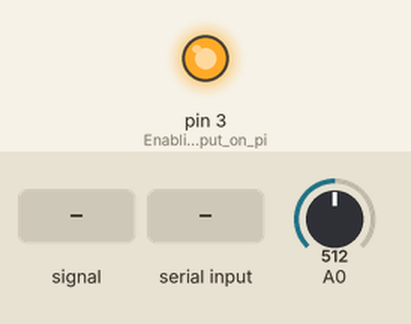
Bench run of a sketch on a simulated Arduino Uno, built with avr-gcc and run on an emulated ATmega328P. Shown: output pins drawn as LEDs (lit = HIGH). The inputs (shaded band) are chosen by the test bench; at power-on: A0 = 512. What the sketch prints to the serial monitor is not drawn.

Above: at 1.2 s.
1.3 s: A0 fed a 200 Hz sine of ±255 counts around its level
At 2.5 s:
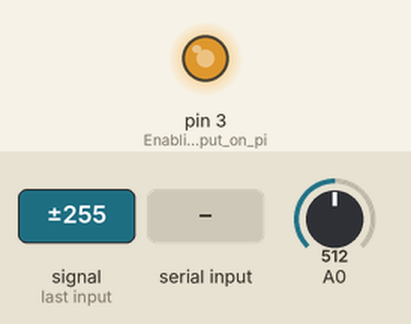
2.8 s: "2" received over Serial
At 3.44 s:
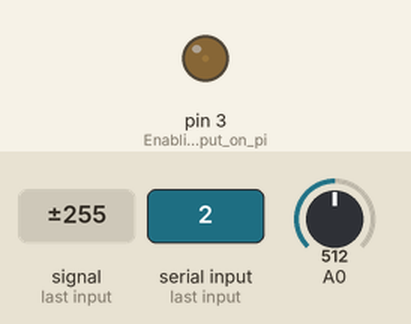
5.8 s: A0 set to 306
7.3 s: A0 fed a 50 Hz sine of ±306 counts around its level
At 7.7 s:
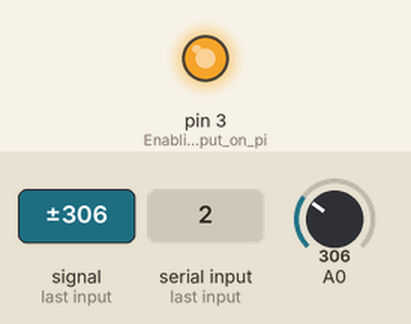
8.8 s: A0 set to 716
At 9.3 s:
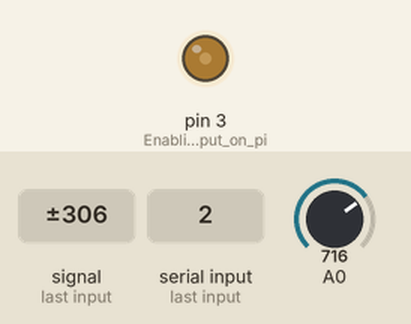
10.5 s: A0 fed a 1000 Hz sine of ±255 counts around its level
At 10.9 s:
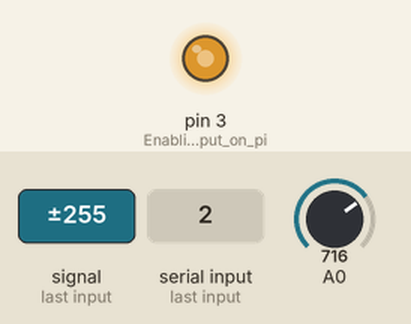
Timing chart, 0 to 13.3 s (numbered marks = the images above; inputs shaded):
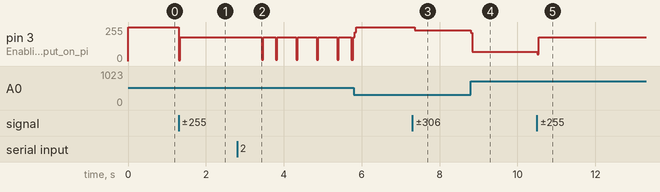

The sketch:

Bioamplifier.ino
```cpp
int       emg;
int       y;
int       i;
int       offset;
String    plot;
byte      x;

void setup()
{
  ////////////////////////////////////////////////////////////////////////////
  //////////////////////////////////// ADC ///////////////////////////////////
  ////////////////////////////////////////////////////////////////////////////
  // ADC_sampling_rate = ADC_CLK/prescaler/ADC_conversion_clock_cycles.
  // For Arduino Uno, ADC_CLK is 16 MHz and a conversion takes 13 clock cycles.
  ADCSRA  = 0;                                                              // Clearing ADCSRA register...
  ADCSRB  = 0;                                                              // Clearing ADCSRB register...
  ADMUX  |= (0 & 0x07);                                                     // Setting A0 analog input pin...
  ADMUX  |= (1 << REFS0);                                                   // Setting reference voltage...
  ADMUX  |= (1 << ADLAR);                                                   // Left aligning ADC value to 8 bits from ADCH register...

  // 8x and 16x sets possible sampling rates, but to fast for Serial.write()
  //ADCSRA |= (1 << ADPS1) | (1 << ADPS0);                                  // Setting 8x  prescaler, for ADC_sampling_rate = 153.8 kHz...
  //ADCSRA |= (1 << ADPS2);                                                 // Setting 16x prescaler, for ADC_sampling_rate = 76.9 kHz...

  ADCSRA |= (1 << ADPS2) | (1 << ADPS0);                                    // Setting 32x prescaler, for ADC_sampling_rate = 38.5 kHz...
  ADCSRA |= (1 << ADATE);                                                   // Enabling auto trigger...
  ADCSRA |= (1 << ADIE);                                                    // Enabling interrupts when the measurement is complete...
  ADCSRA |= (1 << ADEN);                                                    // Enabling ADC...
  ADCSRA |= (1 << ADSC);                                                    // Starting ADC measurements...

  ////////////////////////////////////////////////////////////////////////////
  ///////////////////////////////////  PWM ///////////////////////////////////
  ////////////////////////////////////////////////////////////////////////////
  TCCR2A = 0x23;                                                            // Setting “pin high on overflow” and “clear on compare match with OCR2B"...
  TCCR2B = 0x09;                                                            // Setting F_CLK = 16MHz, prescaler = 1x...
  OCR2A = 104;                                                              // Setting F_PWM = F_CLK/(prescaler*overflow_value)...
  pinMode(3, OUTPUT);                                                       // Enabling PWM output on pin 3...

  i = 0;
  Serial.begin(2000000);
}

ISR(ADC_vect)
{
  x = ADCH;                                                                 // Reading 8 bit value from ADC...
  Serial.write(x);                                                          // Writing ADC value to serial port...
  i++;
  i = i%104;
  OCR2B = x-150;
}

void loop()
{
}


void serialEvent()
{
  char sampling_rate;

  while(Serial.available())
  {
    sampling_rate = Serial.read();
  }

  switch(sampling_rate)
  {
    case '1':
      ADCSRA  = 0;                                                          // Clearing ADCSRA register...
      ADCSRA |= (1 << ADPS2) | (1 << ADPS0);                                // Setting 32x prescaler, for ADC_sampling_rate = 38.5 kHz...
      ADCSRA |= (1 << ADATE);                                               // Enabling auto trigger...
      ADCSRA |= (1 << ADIE);                                                // Enabling interrupts when the measurement is complete...
      ADCSRA |= (1 << ADEN);                                                // Enabling ADC...
      ADCSRA |= (1 << ADSC);                                                // Starting ADC measurements...
      break;
    case '2':
      ADCSRA  = 0;                                                          // Clearing ADCSRA register...
      ADCSRA |= (1 << ADPS2) | (1 << ADPS1);                                // Setting 64x prescaler, for ADC_sampling_rate = 19.2 kHz...
      ADCSRA |= (1 << ADATE);                                               // Enabling auto trigger...
      ADCSRA |= (1 << ADIE);                                                // Enabling interrupts when the measurement is complete...
      ADCSRA |= (1 << ADEN);                                                // Enabling ADC...
      ADCSRA |= (1 << ADSC);                                                // Starting ADC measurements...
      break;
    case '3':
      ADCSRA  = 0;                                                          // Clearing ADCSRA register...
      ADCSRA |= (1 << ADPS2) | (1 << ADPS1) | (1 << ADPS0);                 // Setting 128x prescaler, for ADC_sampling_rate = 9.6 kHz...
      ADCSRA |= (1 << ADATE);                                               // Enabling auto trigger...
      ADCSRA |= (1 << ADIE);                                                // Enabling interrupts when the measurement is complete...
      ADCSRA |= (1 << ADEN);                                                // Enabling ADC...
      ADCSRA |= (1 << ADSC);                                                // Starting ADC measurements...
      break;
  }
}
```

Measured:
- after the input at 1.3 s, pin 3 (Enabling_PWM_output_on_pi): 255/255 → 179/255 at once
- after the input at 2.8 s, pin 3 (Enabling_PWM_output_on_pi): goes 10/255 0.04 s, 180/255 0.32 s, 3 × (10/255 0.04 s, 180/255 0.48 s), 10/255 0.04 s, 180/255 0.32 s, 10/255 0.04 s, then 180/255, starting after 0.63 s
- after the input at 7.3 s, pin 3 (Enabling_PWM_output_on_pi): 255/255 → 232/255 after 0.06 s
- after the input at 8.8 s, pin 3 (Enabling_PWM_output_on_pi): 232/255 → 71/255 at once
- after the input at 10.5 s, pin 3 (Enabling_PWM_output_on_pi): 71/255 → 177/255 at once
